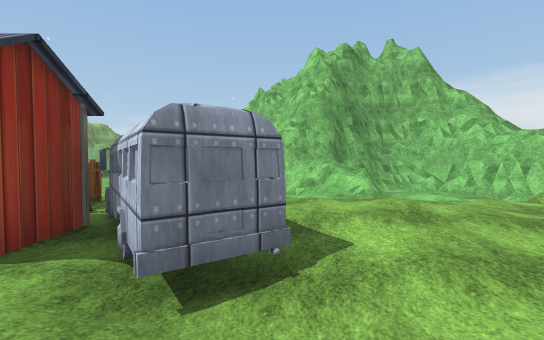
view 1 (above)

21 first-person views from a walk through a Unity game level. The camera is 1.5 m above the floor, tilts 2° down and sees 90° across. The floor is counted in squares, 2 m on a side. Each view is taken from the middle of a square. On the plan, view 1 faces up. The plan holds only what a view shows up to about 10 squares ahead; the rest is blank. The place goes on beyond the plan. The player is left out. Some animated figures are not drawn. Some surface patterns are stand-ins.

view 2
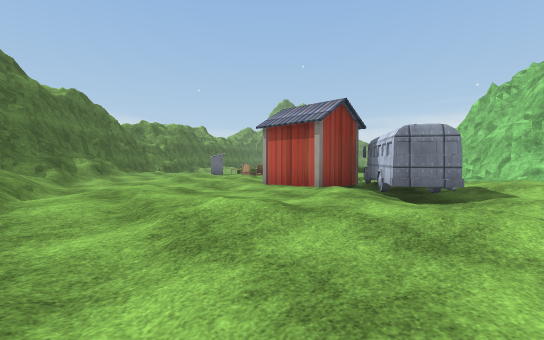

view 3
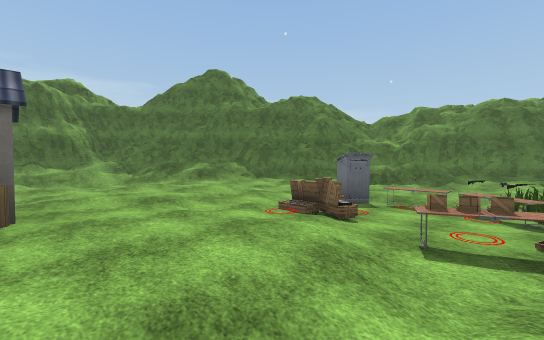

view 4
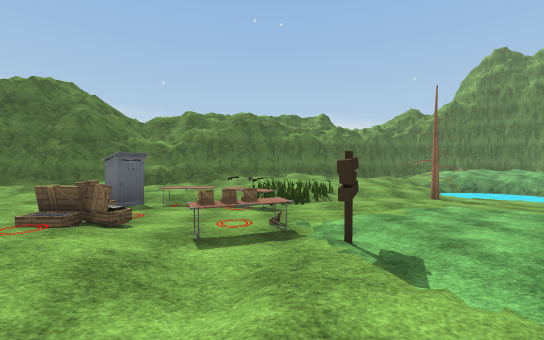

view 5
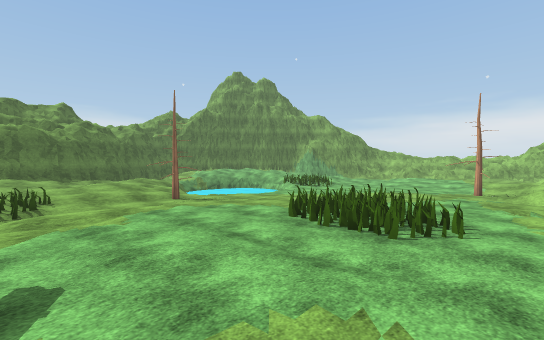

view 6
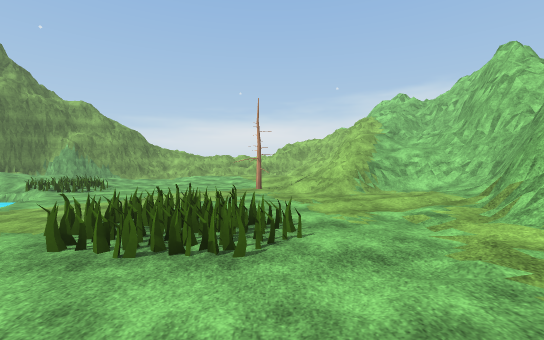

view 7
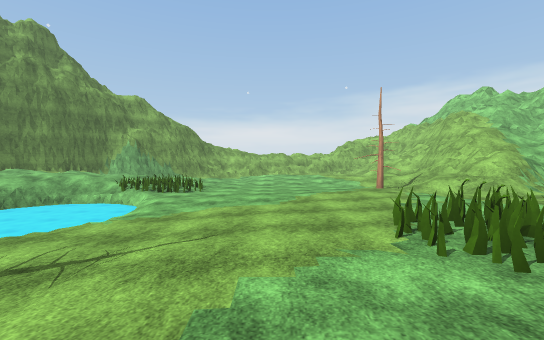

view 8
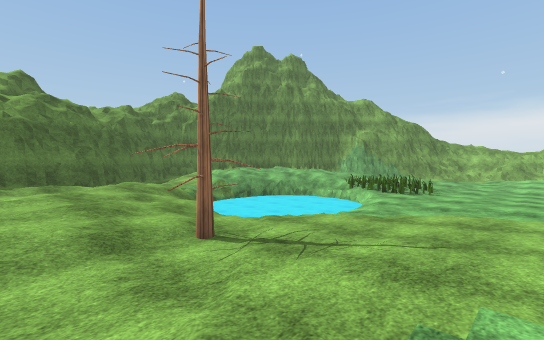

view 9
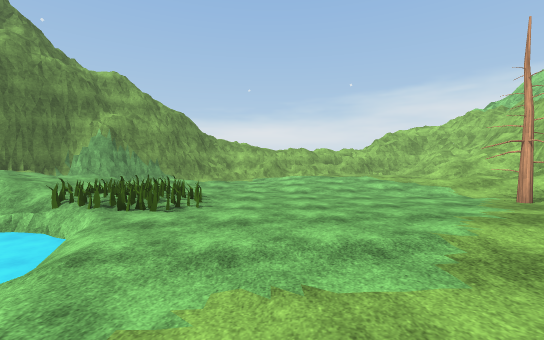

view 10
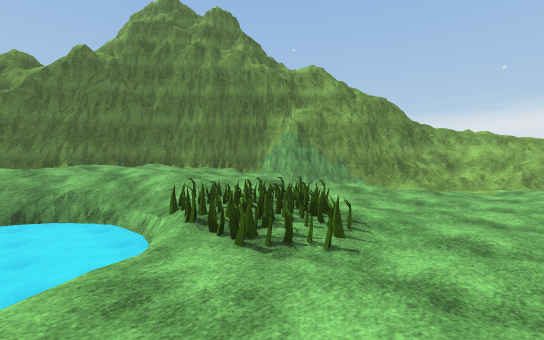

view 11
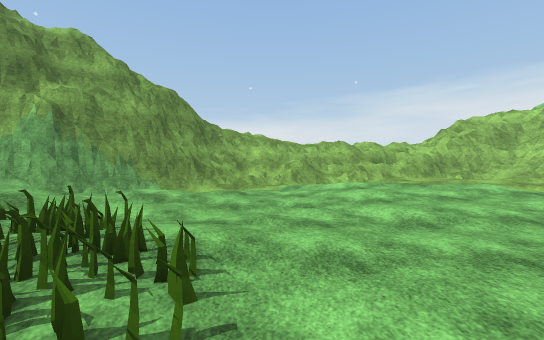

view 12
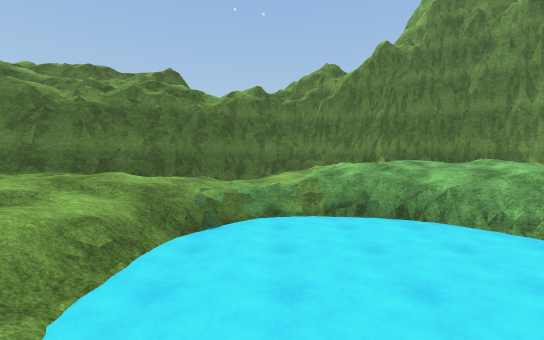

view 13
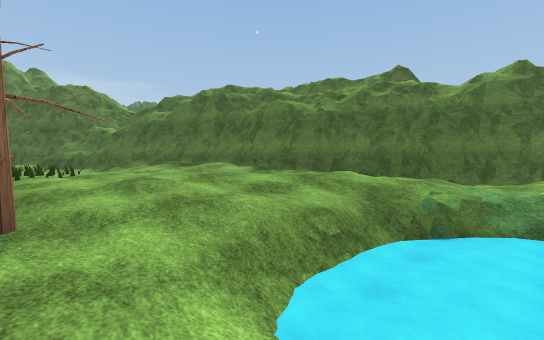

view 14
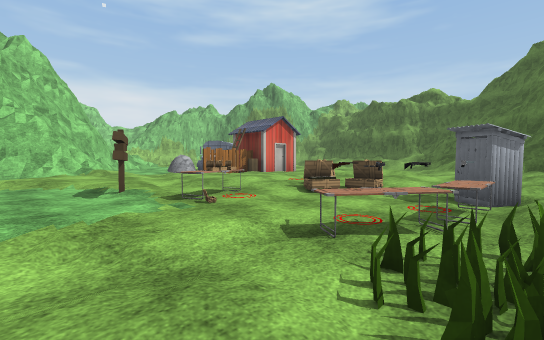

view 15
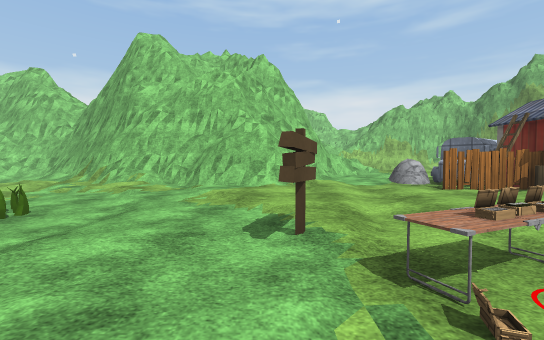

view 16
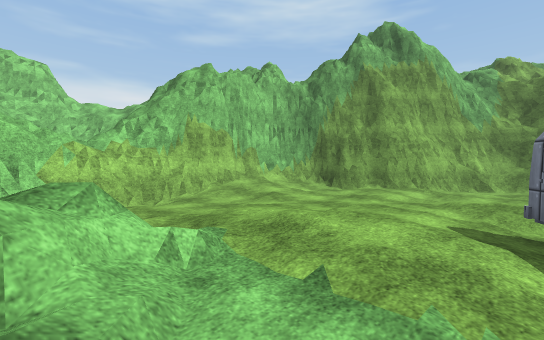

view 17
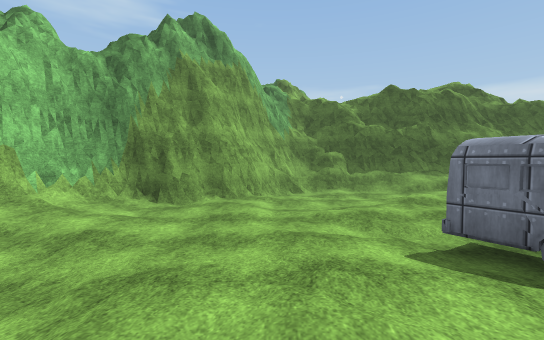

view 18
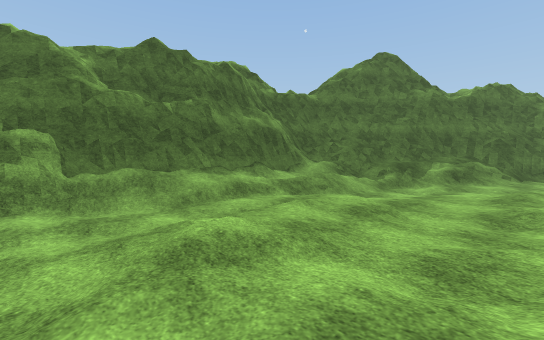

view 19
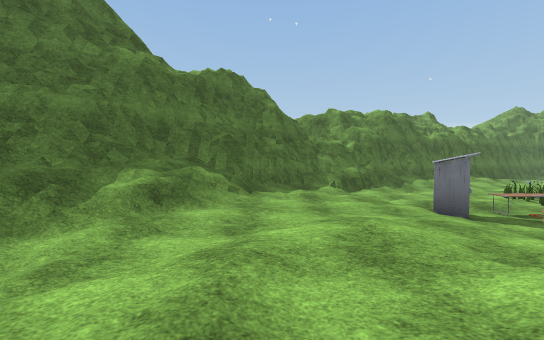

view 20
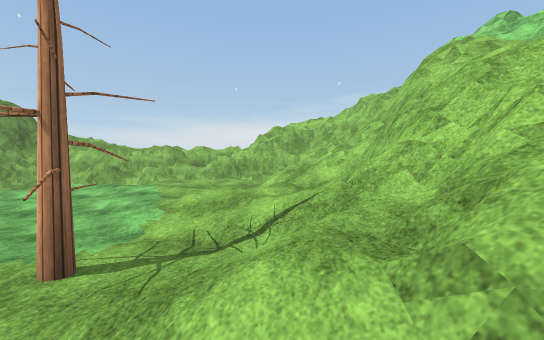

view 21
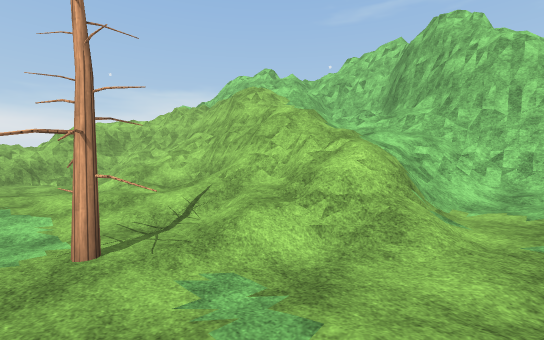

### Floor plan
Key: @ floor where view 1 was taken; # wall or solid block; x gap in a wall; . main floor; : floor 0.25 m higher than the main floor; - floor 0.25 m lower than the main floor; + floor 0.5 m higher than the main floor; _ floor 0.5 m lower than the main floor; < floor 0.75 m lower than the main floor; * floor 1 m higher than the main floor; ( floor 1.25 m lower than the main floor; ! floor 1.5 m lower than the main floor; % floor 1.75 m higher than the main floor; / step, stairs or slope; = window, fence, low wall or low ledge; v drop or lower ground; F fence; L ladder; B bus; H house; C crate; T table; I toilet; A barrel; R tree; K rock; O other object.
Columns run from 22 left of view 1 to 7 right of it. Each row starts with its distance up from view 1.
 30           ==%
 29         #=#%==#v###
 28         ###x===//####
 27         ##/<< /-__/###
 26       ###<<<_  ---_/=#
 25     ###<  _<_----_//=#
 24    ##.-__-_<___----/##
 23   ##::-/-_<<<___--//#
 22  ##/::..-__<<<<<_/./#
 21  #/+:::.===<<<<<<_/##
 20  #+/:///===<<<<__R//#
 19 ##:+:==v##<<<____//=####
 18 #/::/##!!!<<<__--__///##
 17 #/...=!!!//<<__------./#
 16 ##--_//!!//<<__----...##
 15  #/__-///(<<__-----..##
 14  ##_-.///<<<_--==--./#
 13   ##-..--_R__--===-.##
 12    #.-...-R_------.:#
 11    ##/-...-_---.....#
 10     #:.-.-/_--....:##
  9     ##:--/==--...::###
  8     ##+.-===O-/C.:::/###
  7      ##/---_T--C.....:######
  6      ##/__.-O-/.::::.::/=::##
  5       ##/--/ICC.:::FKK::/:.:#
  4        #=.--I-...:ALBB:++:..##
  3        #==-...:.:.HH.B:++:..##
  2        ###::..+:::H#:BB:::::/#
  1          ##::.::::.:.:....::/#
  0           #//:.::....:@:.:../#
 -1           ##==:..::::+...:..##
 -2            ###=/..::.....####
 -3             ##=/////...-##
 -4              ####//*///=#
 -5                ##########

Positions as (right, up) in squares from view 1, and headings:
1: (0, 0), facing up
2: (1, -3), facing up-left
3: (-4, 8), facing down-left
4: (-4, 8), facing left
5: (-4, 9), facing up-left
6: (-5, 10), facing up
7: (-9, 11), facing up
8: (-9, 11), facing up-left
9: (-10, 15), facing up
10: (-10, 18), facing up-left
11: (-11, 19), facing up
12: (-12, 16), facing left
13: (-12, 16), facing down-left
14: (-11, 10), facing down-right
15: (-9, 9), facing right
16: (0, 6), facing down-right
17: (2, 5), facing down
18: (0, 1), facing down-left
19: (-5, 1), facing left
20: (-4, 18), facing up
21: (-6, 17), facing up-right
